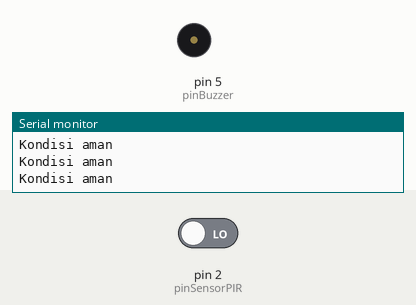
Simulated run of this sketch. Board: Arduino Uno, built with avr-gcc and run on an emulated ATmega328P. Parts: buzzer (waves = sounding, pin HIGH), the last lines printed to the serial monitor. Inputs (shaded band) come from the test bench; at power-on: pin 2 (pinSensorPIR) LOW.

Above: at 1.2 s.
1.3 s: pin 2 (pinSensorPIR) driven HIGH
At 2.3 s:
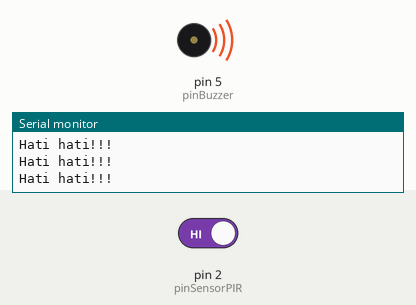
2.8 s: pin 2 (pinSensorPIR) driven LOW
At 3.4 s:
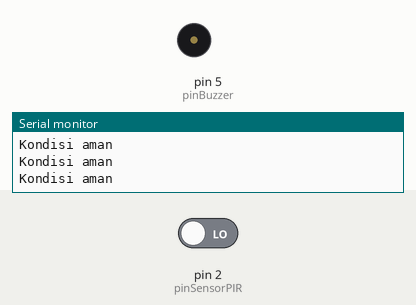
Timing chart, 0 to 5.8 s (numbered marks = the images above; inputs shaded):
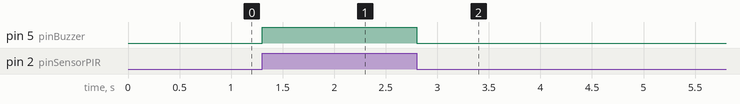

Measured:
- after the input at 1.3 s, pin 5 (pinBuzzer): LOW → HIGH at once
- after the input at 2.8 s, pin 5 (pinBuzzer): HIGH → LOW at once

The sketch:

2.sensorPIR.ino
```cpp
//variable sensor
int pinSensorPIR = 2;

//variabel buzzer
int pinBuzzer = 5;

//variable addons
int i = 0;

void setup() {

  //setup port COM
  Serial.begin(9600);

  //setup pin for output or input
  pinMode(pinSensorPIR,INPUT);
  pinMode(pinBuzzer,OUTPUT);

}

void loop() {

  //read sensor condition or data
  int readSensorPIR = digitalRead(pinSensorPIR);

  //print serial
//  Serial.print("nilai PIR : ");
//  Serial.print(readSensorPIR);
//  Serial.println();

  //logic

  //use tone to customize the output sound of buzzer
//  for(i=700;i<800;i++){
//    tone(pinBuzzer,i);
//    delay(15);
//  }
//  for(i=800;i>700;i--){
//    tone(pinBuzzer,i);
//    delay(15);
//  }


  //start of sensor PIR
  if(readSensorPIR == 1){
    digitalWrite(pinBuzzer,HIGH);
    Serial.println("Hati hati!!!");
  }else{
    digitalWrite(pinBuzzer,LOW);
    Serial.println("Kondisi aman");
  }
  //end of sensor PIR

}
```
